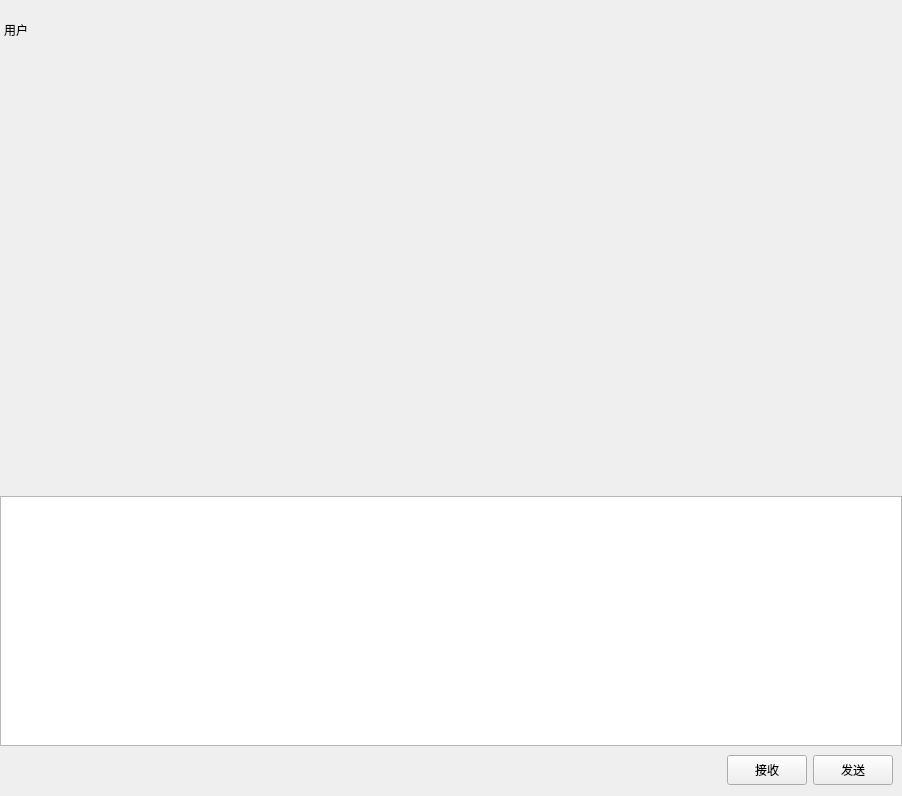
<?xml version="1.0" encoding="UTF-8"?>
<ui version="4.0">
 <class>ChatPage</class>
 <widget class="QWidget" name="ChatPage">
  <property name="geometry">
   <rect>
    <x>0</x>
    <y>0</y>
    <width>902</width>
    <height>796</height>
   </rect>
  </property>
  <property name="windowTitle">
   <string>Form</string>
  </property>
  <layout class="QHBoxLayout" name="horizontalLayout">
   <property name="spacing">
    <number>0</number>
   </property>
   <property name="leftMargin">
    <number>0</number>
   </property>
   <property name="topMargin">
    <number>0</number>
   </property>
   <property name="rightMargin">
    <number>0</number>
   </property>
   <property name="bottomMargin">
    <number>0</number>
   </property>
   <item>
    <widget class="QWidget" name="chat_data_wid" native="true">
     <layout class="QVBoxLayout" name="verticalLayout_4">
      <property name="spacing">
       <number>0</number>
      </property>
      <property name="leftMargin">
       <number>0</number>
      </property>
      <property name="topMargin">
       <number>0</number>
      </property>
      <property name="rightMargin">
       <number>0</number>
      </property>
      <property name="bottomMargin">
       <number>0</number>
      </property>
      <item>
       <widget class="QWidget" name="title_wid" native="true">
        <property name="minimumSize">
         <size>
          <width>0</width>
          <height>60</height>
         </size>
        </property>
        <property name="maximumSize">
         <size>
          <width>16777215</width>
          <height>60</height>
         </size>
        </property>
        <layout class="QVBoxLayout" name="verticalLayout_5">
         <property name="leftMargin">
          <number>2</number>
         </property>
         <property name="topMargin">
          <number>2</number>
         </property>
         <property name="rightMargin">
          <number>2</number>
         </property>
         <property name="bottomMargin">
          <number>2</number>
         </property>
         <item>
          <widget class="QWidget" name="widget_2" native="true">
           <layout class="QHBoxLayout" name="horizontalLayout_3">
            <property name="leftMargin">
             <number>2</number>
            </property>
            <property name="topMargin">
             <number>2</number>
            </property>
            <property name="rightMargin">
             <number>2</number>
            </property>
            <property name="bottomMargin">
             <number>2</number>
            </property>
            <item>
             <widget class="QLabel" name="title_lb">
              <property name="text">
               <string>用户</string>
              </property>
             </widget>
            </item>
           </layout>
          </widget>
         </item>
        </layout>
       </widget>
      </item>
      <item>
       <widget class="ChatView" name="chat_data_list" native="true"/>
      </item>
      <item>
       <widget class="QWidget" name="tool_wid" native="true">
        <property name="minimumSize">
         <size>
          <width>0</width>
          <height>50</height>
         </size>
        </property>
        <property name="maximumSize">
         <size>
          <width>16777215</width>
          <height>50</height>
         </size>
        </property>
        <layout class="QHBoxLayout" name="horizontalLayout_4">
         <property name="spacing">
          <number>2</number>
         </property>
         <property name="leftMargin">
          <number>2</number>
         </property>
         <property name="topMargin">
          <number>2</number>
         </property>
         <property name="rightMargin">
          <number>2</number>
         </property>
         <property name="bottomMargin">
          <number>2</number>
         </property>
         <item>
          <spacer name="horizontalSpacer_3">
           <property name="orientation">
            <enum>Qt::Orientation::Horizontal</enum>
           </property>
           <property name="sizeType">
            <enum>QSizePolicy::Policy::Fixed</enum>
           </property>
           <property name="sizeHint" stdset="0">
            <size>
             <width>20</width>
             <height>20</height>
            </size>
           </property>
          </spacer>
         </item>
         <item>
          <widget class="ClickedLabel" name="emo_lb">
           <property name="minimumSize">
            <size>
             <width>30</width>
             <height>30</height>
            </size>
           </property>
           <property name="maximumSize">
            <size>
             <width>30</width>
             <height>30</height>
            </size>
           </property>
           <property name="text">
            <string/>
           </property>
          </widget>
         </item>
         <item>
          <spacer name="horizontalSpacer_4">
           <property name="orientation">
            <enum>Qt::Orientation::Horizontal</enum>
           </property>
           <property name="sizeType">
            <enum>QSizePolicy::Policy::Fixed</enum>
           </property>
           <property name="sizeHint" stdset="0">
            <size>
             <width>10</width>
             <height>20</height>
            </size>
           </property>
          </spacer>
         </item>
         <item>
          <widget class="ClickedLabel" name="file_lb">
           <property name="minimumSize">
            <size>
             <width>30</width>
             <height>30</height>
            </size>
           </property>
           <property name="maximumSize">
            <size>
             <width>30</width>
             <height>30</height>
            </size>
           </property>
           <property name="text">
            <string/>
           </property>
          </widget>
         </item>
         <item>
          <spacer name="horizontalSpacer_2">
           <property name="orientation">
            <enum>Qt::Orientation::Horizontal</enum>
           </property>
           <property name="sizeHint" stdset="0">
            <size>
             <width>40</width>
             <height>20</height>
            </size>
           </property>
          </spacer>
         </item>
        </layout>
       </widget>
      </item>
      <item>
       <widget class="MessageTextEdit" name="chatEdit">
        <property name="sizePolicy">
         <sizepolicy hsizetype="Expanding" vsizetype="Expanding">
          <horstretch>0</horstretch>
          <verstretch>0</verstretch>
         </sizepolicy>
        </property>
        <property name="minimumSize">
         <size>
          <width>0</width>
          <height>150</height>
         </size>
        </property>
        <property name="maximumSize">
         <size>
          <width>16777215</width>
          <height>250</height>
         </size>
        </property>
       </widget>
      </item>
      <item>
       <widget class="QWidget" name="send_wid" native="true">
        <property name="minimumSize">
         <size>
          <width>0</width>
          <height>50</height>
         </size>
        </property>
        <property name="maximumSize">
         <size>
          <width>16777215</width>
          <height>50</height>
         </size>
        </property>
        <layout class="QHBoxLayout" name="horizontalLayout_5">
         <property name="bottomMargin">
          <number>10</number>
         </property>
         <item>
          <spacer name="horizontalSpacer_5">
           <property name="orientation">
            <enum>Qt::Orientation::Horizontal</enum>
           </property>
           <property name="sizeHint" stdset="0">
            <size>
             <width>40</width>
             <height>20</height>
            </size>
           </property>
          </spacer>
         </item>
         <item>
          <widget class="ClickedBtn" name="receive_btn">
           <property name="minimumSize">
            <size>
             <width>60</width>
             <height>30</height>
            </size>
           </property>
           <property name="text">
            <string>接收</string>
           </property>
          </widget>
         </item>
         <item>
          <widget class="ClickedBtn" name="send_btn">
           <property name="minimumSize">
            <size>
             <width>60</width>
             <height>30</height>
            </size>
           </property>
           <property name="text">
            <string>发送</string>
           </property>
          </widget>
         </item>
        </layout>
       </widget>
      </item>
     </layout>
    </widget>
   </item>
  </layout>
 </widget>
 <customwidgets>
  <customwidget>
   <class>ClickedBtn</class>
   <extends>QPushButton</extends>
   <header location="global">clickedbtn.h</header>
  </customwidget>
  <customwidget>
   <class>ClickedLabel</class>
   <extends>QLabel</extends>
   <header>clickedlabel.h</header>
  </customwidget>
  <customwidget>
   <class>ChatView</class>
   <extends>QWidget</extends>
   <header>chatview.h</header>
   <container>1</container>
  </customwidget>
  <customwidget>
   <class>MessageTextEdit</class>
   <extends>QTextEdit</extends>
   <header location="global">messagetextedit.h</header>
  </customwidget>
 </customwidgets>
 <resources/>
 <connections/>
</ui>
